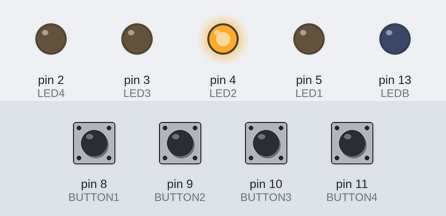
The sketch below on a simulated Arduino Uno, built with avr-gcc and run on an emulated ATmega328P. On the bench: output pins drawn as LEDs (lit = HIGH). The inputs (shaded band) are chosen by the test bench; at power-on: pin 8 (BUTTON1), pin 9 (BUTTON2), pin 10 (BUTTON3), pin 11 (BUTTON4) HIGH. What the sketch prints to the serial monitor is not drawn.

Above: at 1.4 s.
1.5 s: pin 9 (BUTTON2) pulled LOW for 0.15 s
At 2.0 s:
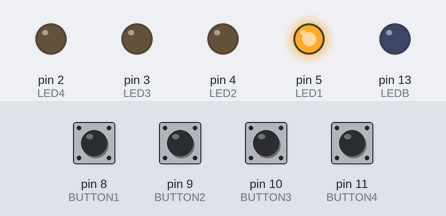
3.7 s: pin 10 (BUTTON3) pulled LOW for 0.15 s
At 4.6 s:
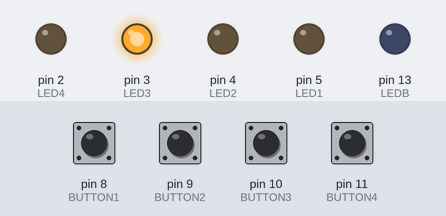
6.3 s: pin 11 (BUTTON4) pulled LOW for 0.15 s
At 7.2 s:
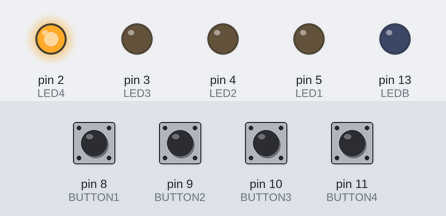
8.9 s: pin 8 (BUTTON1) pulled LOW for 0.15 s
12.0 s: pin 10 (BUTTON3) pulled LOW for 1 s
At 14.3 s:
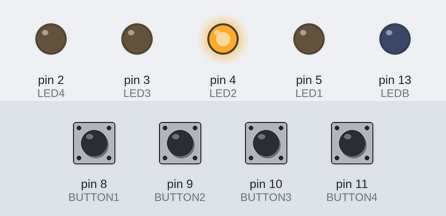
14.5 s: pin 11 (BUTTON4) pulled LOW for 1 s
At 15.9 s:
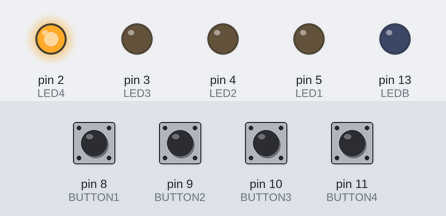
Timing chart, 0 to 17.9 s (numbered marks = the images above; inputs shaded):
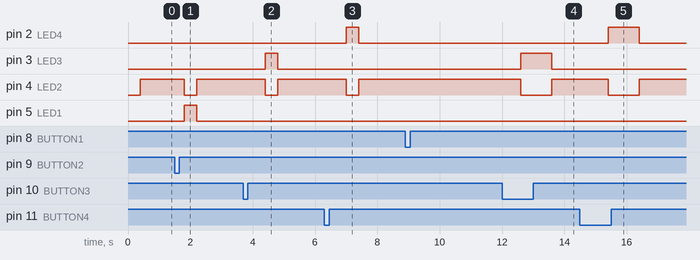

The sketch:

ofSerial.ino
```cpp
// (licence header left out)
const int LED1 = 5;     			// LED PIN 1
const int LED2 = 4;     			// LED PIN 2
const int LED3 = 3;     			// LED PIN 3
const int LED4 = 2;     			// LED PIN 4

const int LEDB =  13;      		// Builtin LED

const int BUTTON1 = 8;     		// BUTTON PIN 1
const int BUTTON2 = 9;     		// BUTTON PIN 2
const int BUTTON3 = 10;     	// BUTTON PIN 3
const int BUTTON4 = 11;     	// BUTTON PIN 4

	int BUTTONSTATE1 = 0;		// BUTTON PRESSED?
	int BUTTONSTATE2 = 0;		// BUTTON PRESSED?
	int BUTTONSTATE3 = 0;		// BUTTON PRESSED?
	int BUTTONSTATE4 = 0;		// BUTTON PRESSED?

	int BUTTONREADING1 = 0;		// BUTTON PRESSED?
	int BUTTONREADING2 = 0;		// BUTTON PRESSED?
	int BUTTONREADING3 = 0;		// BUTTON PRESSED?
	int BUTTONREADING4 = 0;		// BUTTON PRESSED?

	int PREVBUTTONSTATE1 = 0;		// LASTBUTTON PRESSED?
	int PREVBUTTONSTATE2 = 0;		// LASTBUTTON PRESSED?
	int PREVBUTTONSTATE3 = 0;		// LASTBUTTON PRESSED?
	int PREVBUTTONSTATE4 = 0;		// LASTBUTTON PRESSED?

	long time = 0;         // the last time the output pin was toggled
	long debounce = 200;   // the debounce time, increase if the output flickers


void setup() {

	// initialize the LED pin as an OUTPUT:
	pinMode(LED1, OUTPUT);
	pinMode(LED2, OUTPUT);
	pinMode(LED3, OUTPUT);
	pinMode(LED4, OUTPUT);

	// initialize digital pin 13 as an output.
	pinMode(LEDB, OUTPUT);

	// initialize the BUTTON pin as an INPUT:
	pinMode(BUTTON1, INPUT);
	pinMode(BUTTON2, INPUT);
	pinMode(BUTTON3, INPUT);
	pinMode(BUTTON4, INPUT);

	// initialize the BUTTON pin with PULLUP Resistor
	digitalWrite(BUTTON1, HIGH);
	digitalWrite(BUTTON2, HIGH);
	digitalWrite(BUTTON3, HIGH);
	digitalWrite(BUTTON4, HIGH);

	// start serial port at 9600 bps:
	Serial.begin(9600);


	// establishContact();

}

void loop() {

	char inByte = 0;


	setLED();

	// if we get a valid byte, read analog ins:

	if (Serial.available() > 0) {
		// get incoming byte:
		inByte = Serial.read();

		if (inByte > 0) {

			digitalWrite(LEDB, HIGH);   // When we send a message, flash the internal LED for debugging
			// delay(100);              	 // Delay the program for awhile so people don't crash everything!!!
			digitalWrite(LEDB, LOW);    // Resume

		}

	}

}

void setLED() {

	// read the state of the pushbutton value:
	BUTTONREADING1 = digitalRead(BUTTON1);
	BUTTONREADING2 = digitalRead(BUTTON2);
	BUTTONREADING3 = digitalRead(BUTTON3);
	BUTTONREADING4 = digitalRead(BUTTON4);

	// Check the BUTTON status
	// (BUTTONSTATE1 == HIGH) ? digitalWrite(LED1, HIGH) : digitalWrite(LED1, LOW);
	// (BUTTONSTATE2 == HIGH) ? digitalWrite(LED2, HIGH) : digitalWrite(LED2, LOW);
	// (BUTTONSTATE3 == LOW) ? digitalWrite(LED3, HIGH) : digitalWrite(LED3, LOW);
	// (BUTTONSTATE4 == LOW) ? digitalWrite(LED4, HIGH) : digitalWrite(LED4, LOW);

	if (BUTTONREADING1 == HIGH) {

		BUTTONSTATE1 = 1;
		BUTTONSTATE2 = 0;
		BUTTONSTATE3 = 0;
		BUTTONSTATE4 = 0;

		// Send message
		Serial.print("T");
		delay(200);
		// Serial.print("T");
		// Serial.print("T");

	}

	if (BUTTONREADING2 == HIGH) {

		BUTTONSTATE1 = 0;
		BUTTONSTATE2 = 1;
		BUTTONSTATE3 = 0;
		BUTTONSTATE4 = 0;

		// Send message
		Serial.print("J");
		delay(200);
		// Serial.print("J");
		// Serial.print("J");


	}

	if (BUTTONREADING3 == LOW) {

		BUTTONSTATE1 = 0;
		BUTTONSTATE2 = 0;
		BUTTONSTATE3 = 1;
		BUTTONSTATE4 = 0;

		// Send message
		Serial.print("M");
		delay(200);
		// Serial.print("M");
		// Serial.print("M");


	}

	if (BUTTONREADING4 == LOW) {

		BUTTONSTATE1 = 0;
		BUTTONSTATE2 = 0;
		BUTTONSTATE3 = 0;
		BUTTONSTATE4 = 1;

		// Send message
		Serial.print("W");
		delay(200);
		// Serial.print("W");
		// Serial.print("W");


	}

	// Turn on the LEDs
	digitalWrite(LED1, BUTTONSTATE1);
	digitalWrite(LED2, BUTTONSTATE2);
	digitalWrite(LED3, BUTTONSTATE3);
	digitalWrite(LED4, BUTTONSTATE4);

}

void establishContact() {
  while (Serial.available() <= 0) {
	Serial.print('A');   // send a capital A
	delay(300);
  }
}
```

Measured:
- after the input at 1.5 s, pin 4 (LED2): HIGH → LOW after 0.30 s, → HIGH 0.40 s later; pin 5 (LED1): LOW → HIGH after 0.30 s, → LOW 0.40 s later
- after the input at 3.7 s, pin 3 (LED3): LOW → HIGH after 0.70 s, → LOW 0.40 s later; pin 4 (LED2): HIGH → LOW after 0.70 s, → HIGH 0.40 s later
- after the input at 6.3 s, pin 2 (LED4): LOW → HIGH after 0.70 s, → LOW 0.40 s later; pin 4 (LED2): HIGH → LOW after 0.70 s, → HIGH 0.40 s later
- after the input at 8.9 s, every drawn part: stays the same
- after the input at 12.0 s, pin 3 (LED3): LOW → HIGH after 0.60 s, → LOW 1.0 s later; pin 4 (LED2): HIGH → LOW after 0.60 s, → HIGH 1.0 s later
- after the input at 14.5 s, pin 2 (LED4): LOW → HIGH after 0.90 s, → LOW 1.0 s later; pin 4 (LED2): HIGH → LOW after 0.90 s, → HIGH 1.0 s later
